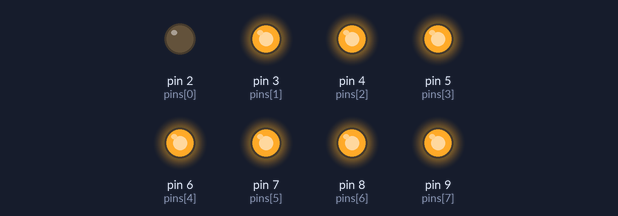
The sketch below on a simulated Arduino Uno, built with avr-gcc and run on an emulated ATmega328P. Parts: output pins drawn as LEDs (lit = HIGH).

Above: at 0.05 s.
At 0.45 s:
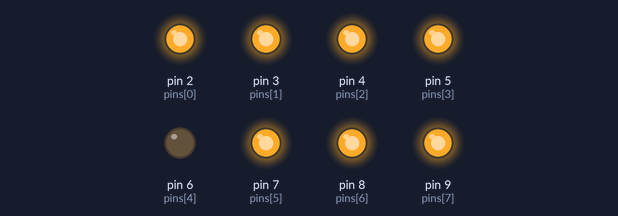
At 0.75 s:
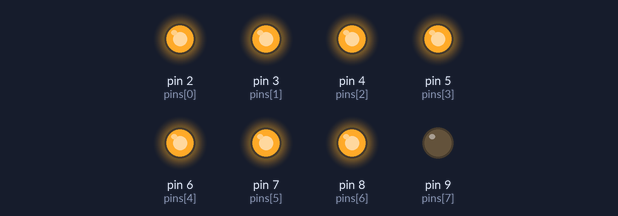
At 1.55 s:
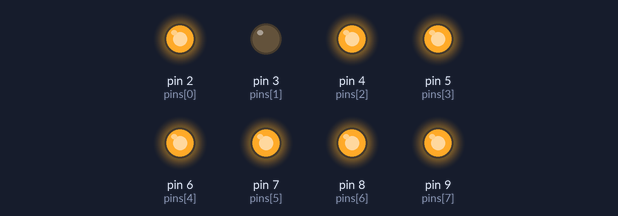
At 2.35 s:
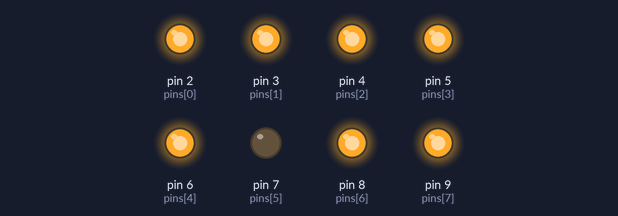
At 3.15 s:
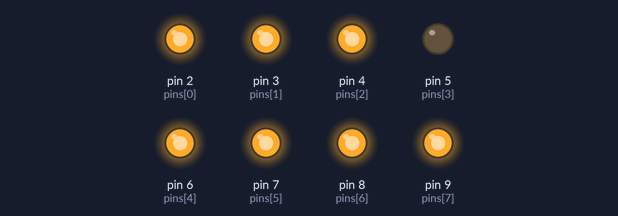
Timing chart, 0 to 3.5 s (numbered marks = the images above):
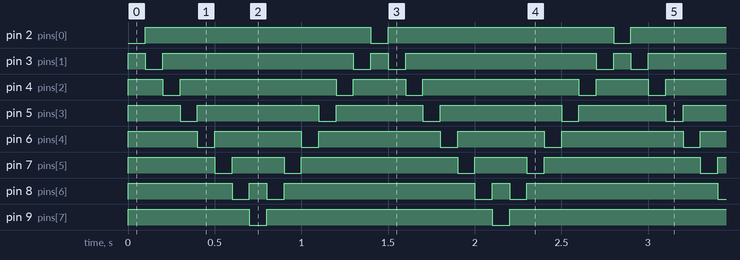

Measured:
- by itself, pin 2 (pins[0]), pin 9 (pins[7]): alternates HIGH for 1.3 s and LOW for 0.10 s
- by itself, pin 3 (pins[1]): repeats every 1.4 s: HIGH 1.1 s, LOW 0.10 s, HIGH 0.10 s, LOW 0.10 s
- by itself, pin 4 (pins[2]): repeats every 1.4 s: HIGH 0.90 s, LOW 0.10 s, HIGH 0.30 s, LOW 0.10 s
- by itself, pin 5 (pins[3]): repeats every 1.4 s: HIGH 0.70 s, LOW 0.10 s, HIGH 0.50 s, LOW 0.10 s
- by itself, pin 6 (pins[4]): repeats every 1.4 s: HIGH 0.50 s, LOW 0.10 s, HIGH 0.70 s, LOW 0.10 s
- by itself, pin 7 (pins[5]): repeats every 1.4 s: HIGH 0.30 s, LOW 0.10 s, HIGH 0.90 s, LOW 0.10 s
- by itself, pin 8 (pins[6]): repeats every 1.4 s: HIGH 0.10 s, LOW 0.10 s, HIGH 1.1 s, LOW 0.10 s

The sketch:

Homework.ino
```cpp
/*
  LED ticker

  從 PIN2~PIN9 依序點亮，點滅
  |I/O Logic|LED state|
  Low : ON
  HIGH : OFF

  The circuit:
  - 5V --> R(570 ohm) --> LED --> Arduino I/O

*/
void ledUpdates(int state);
void ledForward();
void ledBackward();
const int pins[8]={2,3,4,5,6,7,8,9};
int isFirstRun;

void setup() {
  //Serial.begin(115200);
  // set the digital pin as output:
  for(int i=0;i<8;i++){
    pinMode(pins[i], OUTPUT); //using pin2~pin9 as the led array output
    digitalWrite(pins[i], HIGH);
  }
  isFirstRun=1;
}

void ledUpdates(int state){
  byte pinState=(byte) ~(1<<state);
  for(int i=0; i<8; i++){
    // Serial.print(pinState);
    // Serial.print(" ,");
    // Serial.println(((pinState>>i) & 0x01));

      digitalWrite(pins[i], ((pinState>>i) & 0x01));


  }
}

void ledForward(){
  byte ledState=0;
    if(!!isFirstRun){
      for(ledState=0;ledState<8;ledState++){
      ledUpdates(ledState);
      delay(100);
    }
    }
    else{
      for(ledState=1;ledState<8;ledState++){
      ledUpdates(ledState);
      delay(100);
      }
    }
}
void ledBackward(){
    byte ledState=0;
  for(ledState=0;ledState<7;ledState++){
    ledUpdates(6-ledState);

    delay(100);


  }
}

void ledHop(byte pinState){
  ledUpdates(pinState ^ 0xFF);
}

void loop() {

    ledForward();
    ledBackward();
    if(!!isFirstRun) isFirstRun=0;

}
```
